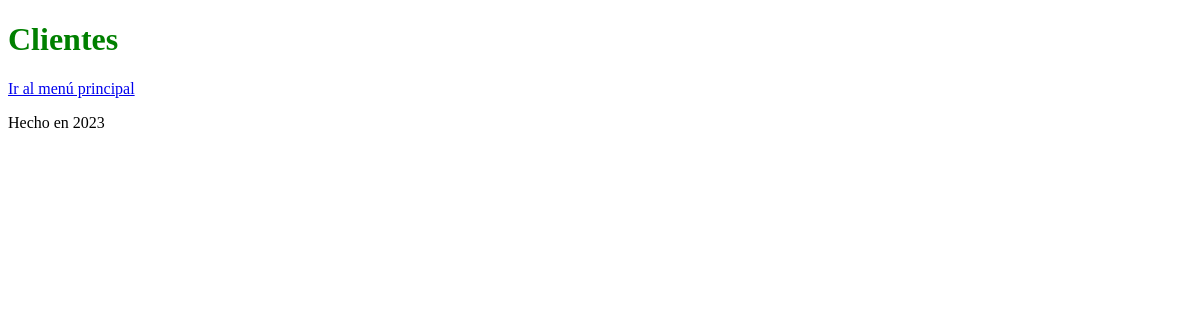
Before: /cliente/ with the older database file.
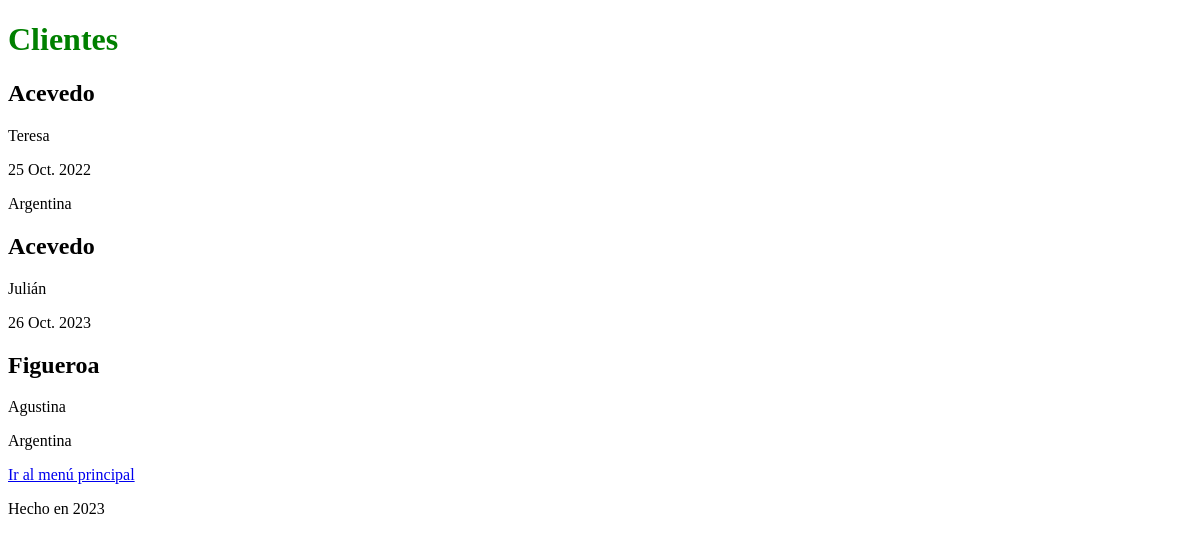
After: the same page with the newer database file.
### cliente/models.py (models this page shows, shortened)
class Cliente(models.Model):
    nombre = models.CharField(max_length=50)
    apellido = models.CharField(max_length=50)
    nacimiento = models.DateField(blank=True, null=True, verbose_name="Fecha de nacimiento")
    pais_origen_id = models.ForeignKey(Pais, on_delete=models.SET_NULL, null=True, blank=True)

class Pais(models.Model):
    nombre = models.CharField(max_length=50)
    def __str__(self) -> str:
        return self.nombre
    class Meta:
        verbose_name_plural = "países"

### cliente/views.py (the view)
# urls.py: path("", views.home, name="home"),
def home(request):
    clientes_registros = Cliente.objects.all()
    contexto = {"clientes": clientes_registros}
    return render(request, "cliente/index.html", contexto)

### cliente/templates/cliente/index.html (shortened to what this page needs)
{% extends 'core/base.html' %}
{% block content_title %}
    Clientes
{% endblock content_title %}
{% block content %}
    {% for cliente in clientes %}
        <h2>{{ cliente.apellido }}</h2>
        <p> {{ cliente.nombre }} </p>
        {% if cliente.nacimiento %}
            <p> {{ cliente.nacimiento }} </p>
        {% endif %}
        {% if cliente.pais_origen_id %}
            <p> {{ cliente.pais_origen_id }} </p>
        {% endif %}
    {% endfor %}
    <a href="{% url 'core:home' %}">Ir al menú principal</a>
{% endblock content %}

Changed rows visible on the page:
added Cliente: apellido "Acevedo", nombre "Teresa", nacimiento "25 Oct. 2022", pais_origen_id "Argentina"
added Cliente: apellido "Acevedo", nombre "Julián", nacimiento "26 Oct. 2023"
added Cliente: apellido "Figueroa", nombre "Agustina", pais_origen_id "Argentina"
